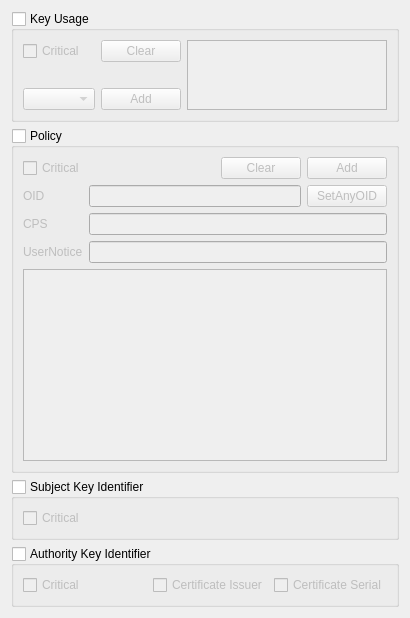
     <widget class="QWidget" name="mExtend1Tab">
      <attribute name="title">
       <string>Extend1</string>
      </attribute>
      <layout class="QVBoxLayout" name="verticalLayout_2">
       <item>
        <widget class="QGroupBox" name="mKeyUsageGroup">
         <property name="minimumSize">
          <size>
           <width>0</width>
           <height>0</height>
          </size>
         </property>
         <property name="title">
          <string>Key Usage</string>
         </property>
         <property name="checkable">
          <bool>true</bool>
         </property>
         <property name="checked">
          <bool>false</bool>
         </property>
         <layout class="QGridLayout" name="gridLayout_26">
          <item row="0" column="0">
           <layout class="QGridLayout" name="gridLayout_25">
            <item row="1" column="0">
             <spacer name="verticalSpacer_8">
              <property name="orientation">
               <enum>Qt::Vertical</enum>
              </property>
              <property name="sizeType">
               <enum>QSizePolicy::Minimum</enum>
              </property>
              <property name="sizeHint" stdset="0">
               <size>
                <width>20</width>
                <height>10</height>
               </size>
              </property>
             </spacer>
            </item>
            <item row="0" column="0">
             <widget class="QCheckBox" name="mKeyUsageCriticalCheck">
              <property name="text">
               <string>Critical</string>
              </property>
             </widget>
            </item>
            <item row="2" column="1">
             <widget class="QPushButton" name="mKeyUsageAddBtn">
              <property name="text">
               <string>Add</string>
              </property>
             </widget>
            </item>
            <item row="0" column="1">
             <widget class="QPushButton" name="mKeyUsageClearBtn">
              <property name="maximumSize">
               <size>
                <width>80</width>
                <height>16777215</height>
               </size>
              </property>
              <property name="text">
               <string>Clear</string>
              </property>
             </widget>
            </item>
            <item row="2" column="0">
             <widget class="QComboBox" name="mKeyUsageCombo"/>
            </item>
            <item row="0" column="2" rowspan="3">
             <widget class="QListWidget" name="mKeyUsageList">
              <property name="maximumSize">
               <size>
                <width>200</width>
                <height>70</height>
               </size>
              </property>
              <property name="contextMenuPolicy">
               <enum>Qt::CustomContextMenu</enum>
              </property>
             </widget>
            </item>
           </layout>
          </item>
         </layout>
        </widget>
       </item>
       <item>
        <widget class="QGroupBox" name="mPolicyGroup">
         <property name="minimumSize">
          <size>
           <width>0</width>
           <height>0</height>
          </size>
         </property>
         <property name="title">
          <string>Policy</string>
         </property>
         <property name="checkable">
          <bool>true</bool>
         </property>
         <property name="checked">
          <bool>false</bool>
         </property>
         <layout class="QVBoxLayout" name="verticalLayout_7">
          <item>
           <layout class="QGridLayout" name="gridLayout_2">
            <item row="0" column="2">
             <widget class="QPushButton" name="mPolicyClearBtn">
              <property name="text">
               <string>Clear</string>
              </property>
             </widget>
            </item>
            <item row="0" column="3">
             <widget class="QPushButton" name="mPolicyAddBtn">
              <property name="text">
               <string>Add</string>
              </property>
             </widget>
            </item>
            <item row="0" column="0">
             <widget class="QCheckBox" name="mPolicyCriticalCheck">
              <property name="text">
               <string>Critical</string>
              </property>
             </widget>
            </item>
            <item row="0" column="1">
             <spacer name="horizontalSpacer_4">
              <property name="orientation">
               <enum>Qt::Horizontal</enum>
              </property>
              <property name="sizeHint" stdset="0">
               <size>
                <width>40</width>
                <height>20</height>
               </size>
              </property>
             </spacer>
            </item>
           </layout>
          </item>
          <item>
           <layout class="QGridLayout" name="gridLayout_32">
            <item row="1" column="0">
             <widget class="QLabel" name="label_13">
              <property name="text">
               <string>CPS</string>
              </property>
             </widget>
            </item>
            <item row="0" column="0">
             <widget class="QLabel" name="label_12">
              <property name="text">
               <string>OID</string>
              </property>
             </widget>
            </item>
            <item row="0" column="1">
             <widget class="QLineEdit" name="mPolicyOIDText"/>
            </item>
            <item row="0" column="2">
             <widget class="QPushButton" name="mPolicySetAnyOIDBtn">
              <property name="text">
               <string>SetAnyOID</string>
              </property>
             </widget>
            </item>
            <item row="2" column="0">
             <widget class="QLabel" name="label_14">
              <property name="text">
               <string>UserNotice</string>
              </property>
             </widget>
            </item>
            <item row="1" column="1" colspan="2">
             <widget class="QLineEdit" name="mPolicyCPSText"/>
            </item>
            <item row="2" column="1" colspan="2">
             <widget class="QLineEdit" name="mPolicyUserNoticeText"/>
            </item>
           </layout>
          </item>
          <item>
           <widget class="QTableWidget" name="mPolicyTable">
            <property name="contextMenuPolicy">
             <enum>Qt::CustomContextMenu</enum>
            </property>
            <attribute name="horizontalHeaderHighlightSections">
             <bool>false</bool>
            </attribute>
           </widget>
          </item>
         </layout>
        </widget>
       </item>
       <item>
        <widget class="QGroupBox" name="mSKIGroup">
         <property name="minimumSize">
          <size>
           <width>0</width>
           <height>0</height>
          </size>
         </property>
         <property name="title">
          <string>Subject Key Identifier</string>
         </property>
         <property name="checkable">
          <bool>true</bool>
         </property>
         <property name="checked">
          <bool>false</bool>
         </property>
         <layout class="QVBoxLayout" name="verticalLayout_8">
          <item>
           <layout class="QGridLayout" name="gridLayout_12">
            <item row="0" column="0">
             <widget class="QCheckBox" name="mSKICriticalCheck">
              <property name="text">
               <string>Critical</string>
              </property>
             </widget>
            </item>
            <item row="0" column="1">
             <spacer name="horizontalSpacer_15">
              <property name="orientation">
               <enum>Qt::Horizontal</enum>
              </property>
              <property name="sizeHint" stdset="0">
               <size>
                <width>40</width>
                <height>20</height>
               </size>
              </property>
             </spacer>
            </item>
           </layout>
          </item>
         </layout>
        </widget>
       </item>
       <item>
        <widget class="QGroupBox" name="mAKIGroup">
         <property name="minimumSize">
          <size>
           <width>0</width>
           <height>0</height>
          </size>
         </property>
         <property name="title">
          <string>Authority Key Identifier</string>
         </property>
         <property name="checkable">
          <bool>true</bool>
         </property>
         <property name="checked">
          <bool>false</bool>
         </property>
         <layout class="QVBoxLayout" name="verticalLayout_9">
          <item>
           <layout class="QGridLayout" name="gridLayout_13">
            <item row="0" column="3">
             <widget class="QCheckBox" name="mAKICertSerialCheck">
              <property name="text">
               <string>Certificate Serial</string>
              </property>
             </widget>
            </item>
            <item row="0" column="0">
             <widget class="QCheckBox" name="mAKICriticalCheck">
              <property name="text">
               <string>Critical</string>
              </property>
             </widget>
            </item>
            <item row="0" column="2">
             <widget class="QCheckBox" name="mAKICertIssuerCheck">
              <property name="text">
               <string>Certificate Issuer</string>
              </property>
             </widget>
            </item>
            <item row="0" column="1">
             <spacer name="horizontalSpacer_6">
              <property name="orientation">
               <enum>Qt::Horizontal</enum>
              </property>
              <property name="sizeHint" stdset="0">
               <size>
                <width>40</width>
                <height>20</height>
               </size>
              </property>
             </spacer>
            </item>
           </layout>
          </item>
         </layout>
        </widget>
       </item>
      </layout>
     </widget>
